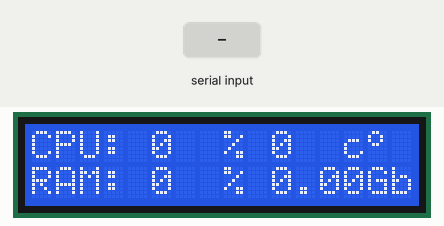
Bench run of a sketch on a simulated Arduino Uno, built with avr-gcc and run on an emulated ATmega328P. Parts: 16×2 character LCD. The test bench sets the inputs (shaded band). What the sketch prints to the serial monitor is not drawn.

Above: at 1.2 s.
1.3 s: "30,150,10,200\n" received over Serial
At 4.1 s:
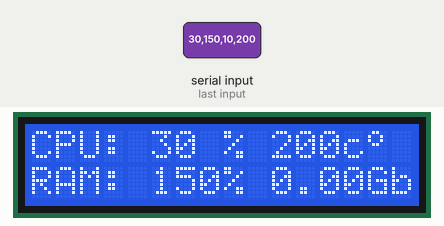
Timing chart, 0 to 5.6 s (numbered marks = the images above; inputs shaded):
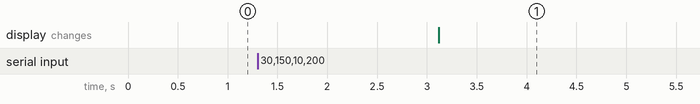

The sketch:

Monitor_ard.ino
```cpp
#include <LiquidCrystal_I2C.h>

LiquidCrystal_I2C lcd(0x27,16,2);
byte customChar[] = {B01100,B10010,B10010,B01100,B00000,B00000,B00000,B00000};

String CPU;
String RAM;
String RamGb;
String DISK;
String TEMP;

const unsigned int MAX_LENGTH = 14;
static char message[MAX_LENGTH];
static unsigned int message_pos = 0;

unsigned long delai;
unsigned long ultima = 0;

void readSerialData(){
  while(Serial.available() > 0){
    char inByte = Serial.read();
    if (inByte !="\n" && (message_pos < MAX_LENGTH - 1)){
      message[message_pos] = inByte;
      message_pos++;
    }
    else{
      message[message_pos] = "\0";
      Serial.println(message);

      CPU = String(message[0]) + String(message[1]) + String(message[2]);
      RAM = String(message[3]) + String(message[4]) + String(message[5]);
      RamGb = String(message[6]) + String(message[7]) + String(message[8]) + String(message[9]);
      TEMP = String(message[10]) + String(message[11]) + String(message[12]);

      message_pos = 0;
    }
  }
}


void setup() {
  Serial.begin(9600);
  lcd.init();
  lcd.createChar(0, customChar);
  lcd.backlight();
  //Serial.setTimeout(10);
}

void loop() {
  readSerialData();

  delai = millis();
  if(delai >= ultima){
    ultima = delai + 3000;
    lcd.setCursor(0,0);
    lcd.print("CPU:    %    c");
    lcd.setCursor(14,0);
    lcd.write(0);
    lcd.setCursor(5,0);
    lcd.print(CPU.toInt());
    lcd.setCursor(10,0);
    lcd.print(TEMP.toInt());

    lcd.setCursor(0,1);
    lcd.print("RAM:    %     Gb");
    lcd.setCursor(5,1);
    lcd.print(RAM.toInt());
    lcd.setCursor(10,1);
    lcd.print(RamGb.toFloat());
    lcd.setCursor(14,1);
    lcd.print("Gb");
    /*
    Serial.print("CPU:  ");
    Serial.print(CPU);
    Serial.println("%");
    Serial.print("RAM:  ");
    Serial.print(RAM);
    Serial.println("%");
    Serial.print("Ram in GB:  ");
    Serial.print(RamGb);
    Serial.println("Gb");
    Serial.print("CPU temp:  ");
    Serial.print(TEMP);
    Serial.println("°C");
    */
  }
}
```

Measured:
- after the input at 1.3 s, the display: changes after 1.8 s (image 1)
